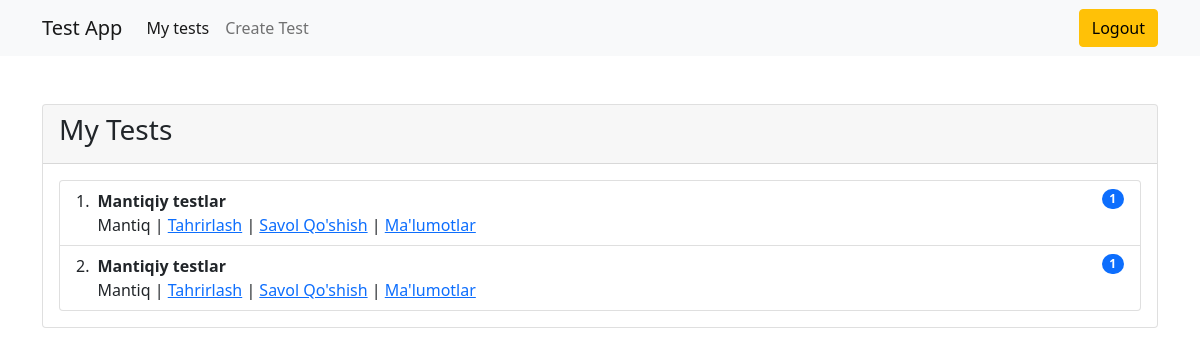
The app's page /my_tests/ (signed in), older data.
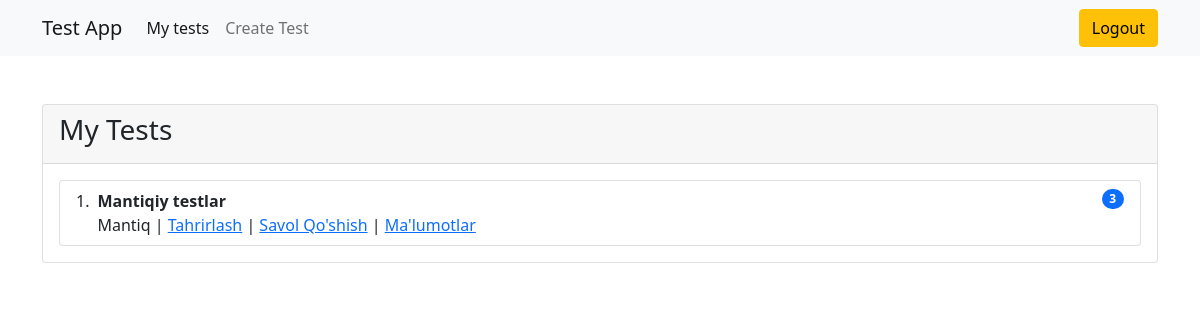
The same page, newer data.
### main/models.py (models this page shows, shortened)
class Test(models.Model):
    author = models.ForeignKey(User, on_delete=models.CASCADE, verbose_name="avtor")
    category = models.ForeignKey(Category, on_delete=models.CASCADE, verbose_name="kategoriya")
    title = models.CharField(max_length=250, verbose_name="sarlavha")
    max_attemps = models.PositiveIntegerField(verbose_name="maksimum harakatlar soni")
    pass_percentage = models.PositiveIntegerField(default=60)
    start_date = models.DateTimeField(default=timezone.now, verbose_name="boshlanish sanasi")
    end_date = models.DateTimeField(default=(timezone.now()+timezone.timedelta(days=2)), verbose_name="tugatish sanasi")
    class Meta:
        verbose_name = "Test"
        verbose_name_plural = "Testlar"

class Category(models.Model):
    name = models.CharField(max_length=60, verbose_name="nomi")
    class Meta:
        verbose_name = "Kategoriya"
        verbose_name_plural = "Kategoriyalar"

### main/views.py (the view)
# urls.py: path("my_tests/", my_tests, name="my_tests"),
@login_required(login_url="login")
def my_tests(request):
    tests = Test.objects.filter(author=request.user)
    form = QuestionForm()
    return render(request, "my_tests.html", {"form":form, "tests":tests})

### templates/my_tests.html (shortened to what this page needs)
{% extends "base.html" %}
{% block content %}
    <div class="card mt-5">
        <div class="card-header">
            <h3>My Tests</h3>
        </div>
        <div class="card-body">
            <ol class="list-group list-group-numbered">
                {% for test in tests %}
                    <li class="list-group-item d-flex justify-content-between align-items-start">
                    <div class="ms-2 me-auto">
                        <div class="fw-bold">{{test.title}}</div>
                        {{test.category.name}} |
                         <a href="{% url 'update_test' test.id %}">Tahrirlash</a> |
                          <a href="{% url 'create_question' test.id %}">Savol Qo'shish</a> |
                         <a href="{% url 'detail_test' test.id %}">Ma'lumotlar</a>
                    </div>
                    <span class="badge bg-primary rounded-pill">{{test.questions.all.count}}</span>
                    </li>
                {% endfor %}
              </ol>
        </div>
    </div>
{% endblock content %}

Row changes from the older to the newer data that the page shows:
removed Test: title "Mantiqiy testlar", category.name "Mantiq", questions.all.count "1"
changed Test "Mantiqiy testlar": questions.all.count "1" → "3"
